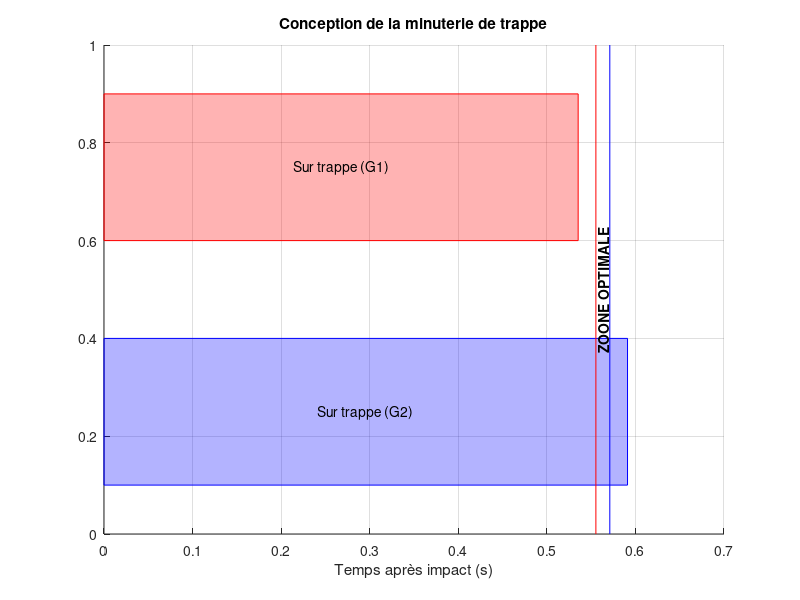

The MATLAB source for this figure:
% Calcul de la minuterie pour la trappe (Ballon-Mouse)
% Il faut calculer le temps douverture de la trappe pour séparer les cas où le ballon est attrapé (G1) et où il rebondit (G2).

clear all;
close all;
clc;

v_participant = 6.2642;

m_participant = 80;
v_ballon = -1.0;
m_ballon = 8;
L_trappe = 3.0;
marge_securite = 0.02;

% --- Calculs des collisions ---

% Conservation de la quantité de mouvement : m_p*vp + m_b*vb = m_p*vp' + m_b*vb'
% Coefficient de restitution : e = -(vb' - vp') / (vb - vp)  => vb' = vp' + e(vp - vb)
% Substitution : m_p*vp + m_b*vb = m_p*vp' + m_b*(vp' + e(vp - vb))
% vp' * (m_p + m_b) = m_p*vp + m_b*vb - m_b*e*(vp - vb)
% vp' = ( m_p*vp + m_b*vb - m_b*e*(vp - vb) ) / (m_p + m_b)

delta_v = v_participant - v_ballon; % Vitesse relative

% Cas G1 : Ballon attrapé (e = 0)
e_G1 = 0;
v_p_G1 = (m_participant * v_participant + m_ballon * v_ballon - m_ballon * e_G1 * delta_v) / (m_participant + m_ballon);

% Cas G2 : Ballon rebondit (e = 0.8) - Pire cas (vitesse la plus faible pour le participant ?)
% e = 0.8 donne le transfert d'impulsion le plus grand, mais vérifions la vitesse vp'.
% vp = (Mv + mvb - m*e*(v-vb)) / (M+m)
% Plus 'e' est grand, plus le terme négatif soustrait est grand.
% Donc vp est MINIMALE quand e est maximal (0.8).
% Vitesse minimale -> Temps de traversée MAXIMAL.
% Cest bien le cas G2 "limite" pour rester SUR la trappe.
e_G2 = 0.8;
v_p_G2 = (m_participant * v_participant + m_ballon * v_ballon - m_ballon * e_G2 * delta_v) / (m_participant + m_ballon);

% --- Calcul des temps de traversée ---
% t = d / v
t_traversee_G1 = L_trappe / v_p_G1; % Temps pour quitter la trappe (Attrapé)
t_traversee_G2 = L_trappe / v_p_G2; % Temps pour quitter la trappe (Rebond)

% --- Conditions pour la minuterie ---
% G1 (Attrapé) : Doit avoir quitté AVANT l'ouverture.
% t_ouverture > t_traversee_G1 + marge
t_min = t_traversee_G1 + marge_securite;

% G2 (Rebond) : Doit être ENCORE SUR la trappe QUAND ça s'ouvre.
% t_ouverture < t_traversee_G2 - marge (Le participant est encore dessus tant que t < t_traversee_G2)
t_max = t_traversee_G2 - marge_securite;

% --- Affichage des résultats ---
disp(' ');
disp('--- Résultats des collisions ---');
disp(['G1 (e=', num2str(e_G1), ') : Vitesse après impact = ', num2str(v_p_G1, '%.4f'), ' m/s']);
disp(['G1 (e=', num2str(e_G1), ') : Temps pour quitter   = ', num2str(t_traversee_G1, '%.4f'), ' s']);
disp(['G2 (e=', num2str(e_G2), ') : Vitesse après impact = ', num2str(v_p_G2, '%.4f'), ' m/s']);
disp(['G2 (e=', num2str(e_G2), ') : Temps pour quitter   = ', num2str(t_traversee_G2, '%.4f'), ' s']);

disp(' ');
disp('--- Conception de la minuterie (Delta t_m) ---');
disp(['Condition G1 (Quitté) : t_m > ', num2str(t_traversee_G1, '%.4f'), ' + ', num2str(marge_securite), ' = ', num2str(t_min, '%.4f'), ' s']);
disp(['Condition G2 (Dessus) : t_m < ', num2str(t_traversee_G2, '%.4f'), ' - ', num2str(marge_securite), ' = ', num2str(t_max, '%.4f'), ' s']);

if t_min < t_max
    t_m_optimal = (t_min + t_max) / 2;
    disp(' ');
    disp(['>>> SOLUTION POSSIBLE <<<']);
    disp(['Plage valide : ] ', num2str(t_min, '%.4f'), ' s , ', num2str(t_max, '%.4f'), ' s [']);
    disp(['Valeur suggérée (moyenne) : ', num2str(t_m_optimal, '%.4f'), ' s']);
else
    disp(' ');
    disp(['>>> ERREUR : AUCUNE SOLUTION <<<']);
    disp('Le temps min requis pour G1 est supérieur au temps max permis pour G2.');
    disp('Cela signifie que la différence de vitesse entre G1 et G2 n''est pas suffisante');
    disp('pour couvrir les marges de sécurité.');
    disp('Veuillez augmenter la vitesse initiale du participant.');
end

% --- Graphique illustratif ---
figure;
hold on; grid on;

% Trace des rectangles de "présence sur la trappe"
% G1 : Présent de 0 à t_trav_G1
fill([0, t_traversee_G1, t_traversee_G1, 0], [0.6, 0.6, 0.9, 0.9], 'r', 'FaceAlpha', 0.3, 'EdgeColor', 'r');
text(t_traversee_G1/2, 0.75, 'Sur trappe (G1)', 'HorizontalAlignment', 'center');

% G2 : Présent de 0 à t_trav_G2
fill([0, t_traversee_G2, t_traversee_G2, 0], [0.1, 0.1, 0.4, 0.4], 'b', 'FaceAlpha', 0.3, 'EdgeColor', 'b');
text(t_traversee_G2/2, 0.25, 'Sur trappe (G2)', 'HorizontalAlignment', 'center');

% Limites
yl = ylim();
line([t_min, t_min], yl, 'Color', 'r', 'DisplayName', 'Min (G1 safe)');
line([t_max, t_max], yl, 'Color', 'b', 'DisplayName', 'Max (G2 safe)');

if t_min < t_max
    fill([t_min, t_max, t_max, t_min], [0, 1, 1, 0], 'g', 'FaceAlpha', 0.2, 'EdgeColor', 'none');
    text((t_min+t_max)/2, 0.5, 'ZOONE OPTIMALE', 'Rotation', 90, 'HorizontalAlignment', 'center', 'FontWeight', 'bold');
end

xlabel('Temps après impact (s)');
ylim([0, 1]);
title('Conception de la minuterie de trappe');
